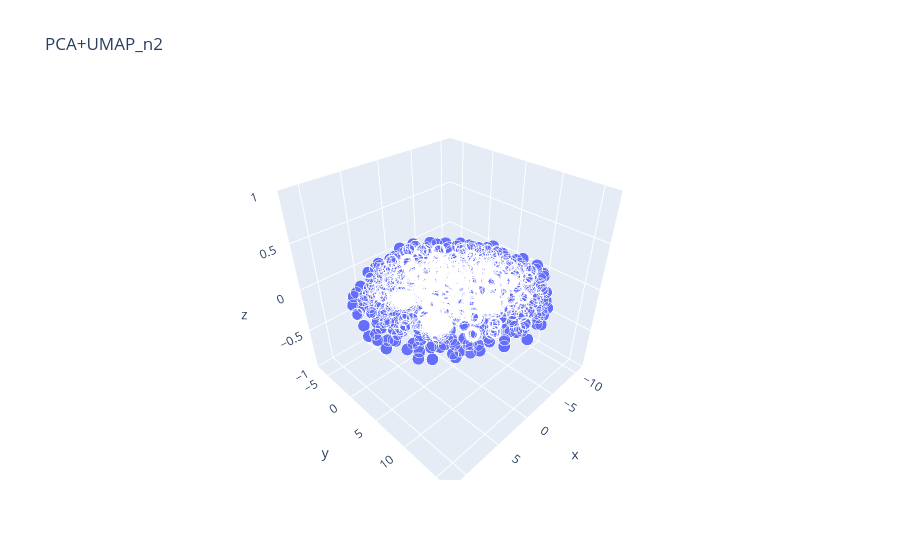

Source (notebook cell):
### Code cell
# umap = up.UMAP(n_components=2, n_neighbors=2)
# X_embedded_pca_umap = umap.fit_transform(X_embedded_pca)
# plot_3D(X_embedded_pca_umap, title="PCA+UMAP_n2")

### Figure 1 — Plotly figure (JSON) as saved in the notebook; plotly's stock layout.template omitted (floating-point values rounded to 4 significant figures; data arrays with more than 128 entries replaced by an {"elided": "..."} marker saying what was removed)
{"data": [{"hovertemplate": "x=%{x}<br>y=%{y}<br>z=%{z}<br>size=%{marker.size}<extra></extra>", "legendgroup": "", "marker": {"color": "#636efa", "size": {"elided": "21000 int values"}, "sizemode": "area", "sizeref": 0.005, "symbol": "circle"}, "mode": "markers", "name": "", "scene": "scene", "showlegend": false, "type": "scatter3d", "x": {"elided": "21000 float values"}, "y": {"elided": "21000 float values"}, "z": {"elided": "21000 float values"}}], "layout": {"legend": {"itemsizing": "constant", "tracegroupgap": 0}, "scene": {"domain": {"x": [0, 1], "y": [0, 1]}, "xaxis": {"title": {"text": "x"}}, "yaxis": {"title": {"text": "y"}}, "zaxis": {"title": {"text": "z"}}}, "title": {"text": "PCA+UMAP_n2"}}}
